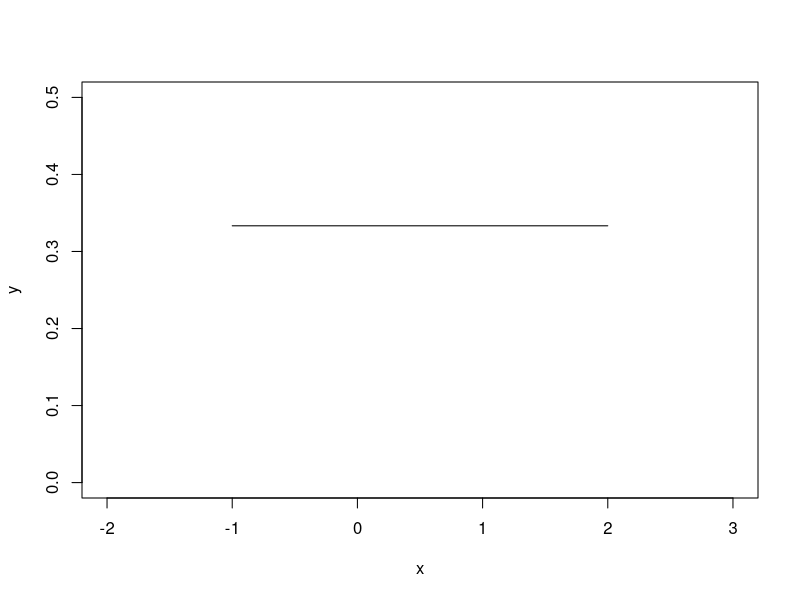
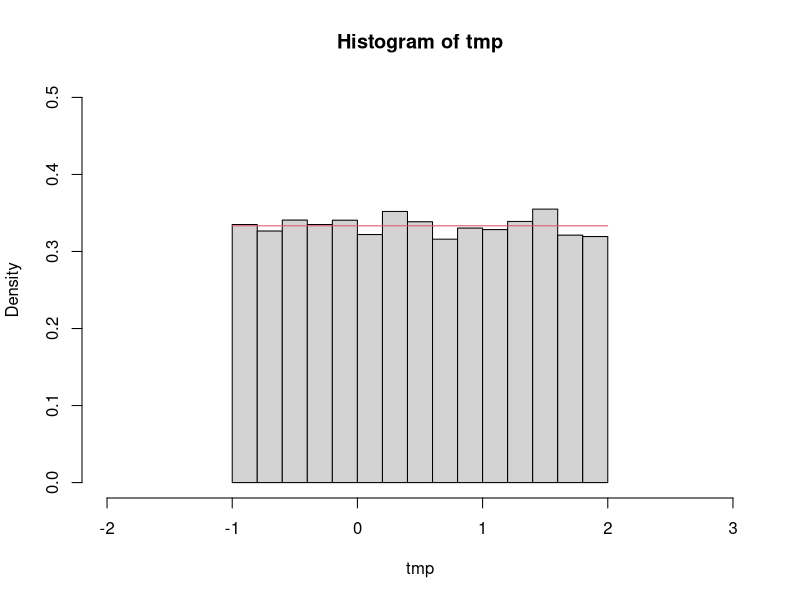
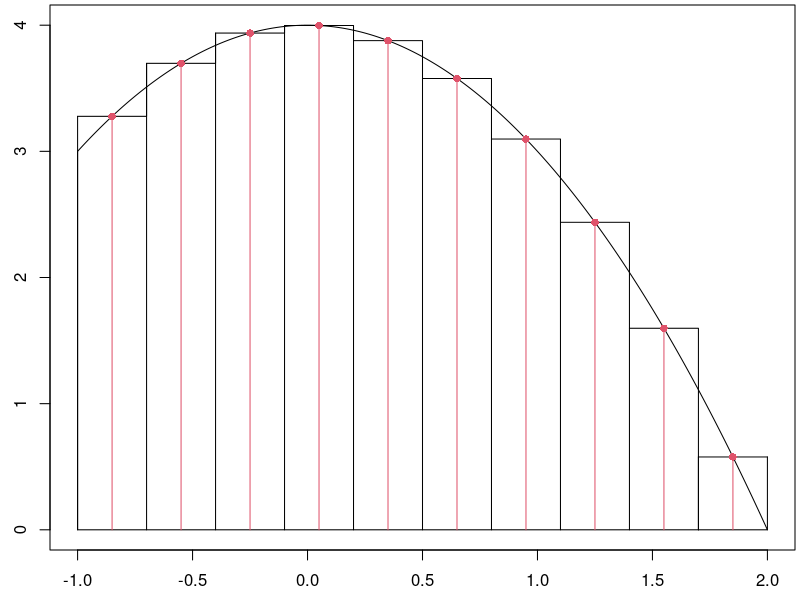
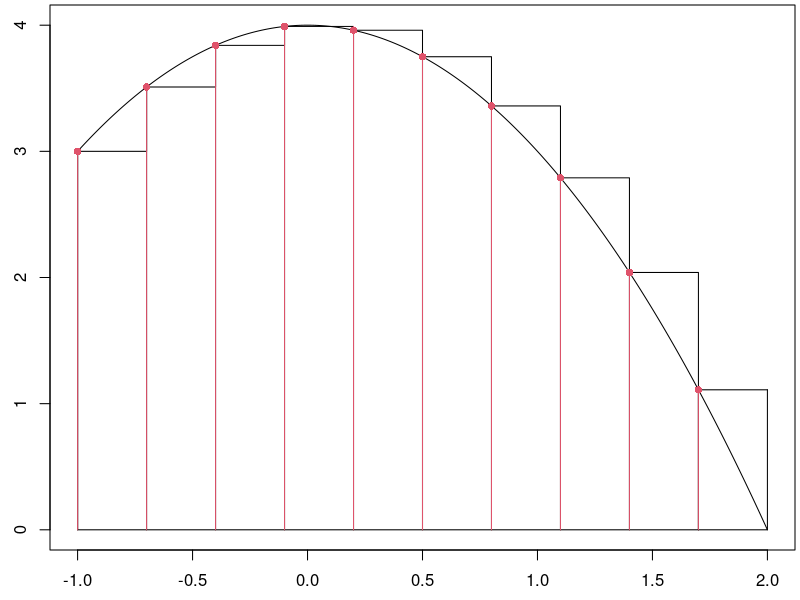
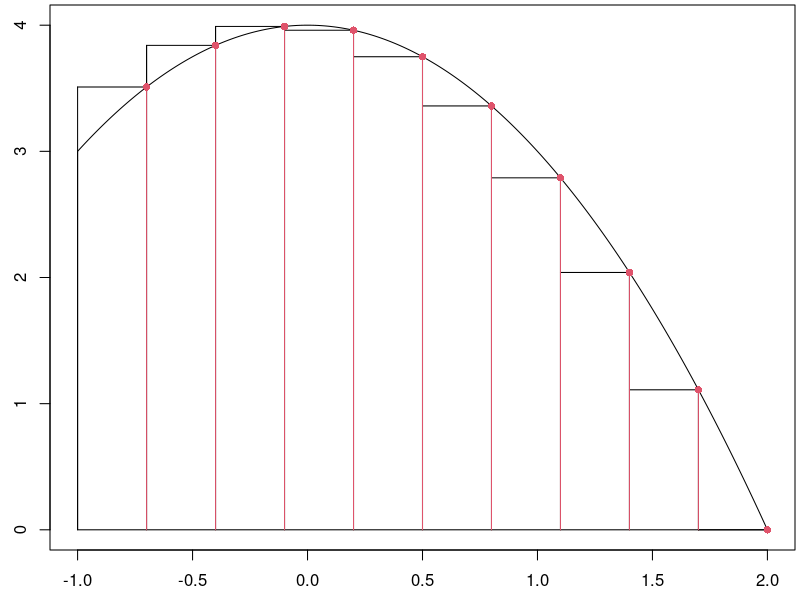

Generate these figures, in order, with R:
#######
#These first functions are copied from the top of the 
#Rectangles, Rugs, and Riemann Sums reading
#######
library(knitr)

#Shades a rug diagram for a probability mass function. 
#Inputs: 
#  x - a vector of data points
#  p - a corresponding vector of probabilities or frequencies
#All widths are 1 unit wide. 
draw_pmf <- function(x,p){
  xs <- c(rbind(x-1/2,x-1/2,x+1/2,x+1/2))
  px <- c(rbind(0,p,p,0))
  par(mar=c(2.5,2.5,0.25,0.25))
  plot.new()
  plot(xs,px,type="l")
  polygon(xs,px,col="gray")
}

#Shades a rug diagram (shades area under) for a function f from a to b. 
#Inputs: 
#  f - a function f(x)
#  a - left end of the rug
#  b - right end of the rug
#  num_points - how many point are sent into f for plotting. 
draw_rug <- function(f,a,b,num_points=100){
  x <- c(a,seq(a,b,(b-a)/num_points),b,a)
  y <- c(0,f(seq(a,b,(b-a)/num_points)),0,0)
  par(mar=c(2.5,2.5,0.25,0.25))
  plot(x,y,type = "l")
  polygon(x,y,col="gray")
}

#Draws rectangles over the top of a given function.
#The midpoint of top of each rectangle passes through the function. 
#  f - a function f(x)
#  a - left end of graph
#  b - right end of graph
#  num_rectangles - how many rectangles to plot.
#  method - One of "left", "right", or "mid".  Defaults to mid.
draw_rect_approx <- function(f,a,b,num_rectangles, method = "mid"){
  n <- num_rectangles
  dx <- (b-a)/n
  x <- c(a,seq(a,b,dx/100),b,a)
  y <- c(0,f(seq(a,b,dx/100)),0,0)
  par(mar=c(2.5,2.5,0.25,0.25))
  plot(x,y,type = "l")
  
  if(method == "left"){
    xi <- seq(a+0*dx/2,b-dx/2,dx)
    lines(xi,f(xi),type = "h")
    lines(xi,f(xi),type = "s")
    lines(c(xi[n],xi[n]+dx),f(c(xi[n],xi[n])),type = "l")
    lines(c(xi[n],xi[n]+dx),f(c(xi[n],xi[n])),type = "h")
  }
  else if(method == "right"){
    xi <- seq(a+dx,b+dx/2,dx)
    lines(xi-dx,f(xi),type = "h")
    lines(xi-dx,f(xi),type = "s")
    lines(c(xi[n]-dx,xi[n]),f(c(xi[n],xi[n])),type = "l")
    lines(c(xi[n]-dx,xi[n]),f(c(xi[n],xi[n])),type = "h")
  } 
  else{#Use midpoint
    xi <- seq(a+dx/2,b,dx)
    lines(xi-dx/2,f(xi),type = "h")
    lines(xi-dx/2,f(xi),type = "s")
    lines(c(xi[n]-dx/2,xi[n]+dx/2),f(c(xi[n],xi[n])),type = "l")
    lines(c(xi[n]-dx/2,xi[n]+dx/2),f(c(xi[n],xi[n])),type = "h")
  }
}
#######





f0 <- function(x,a=0,b=1){(1/(b-a))+0*x}

x <- seq(-1,2,0.1)
y <- f0(x,-1,2)

plot(x,y,type='l',xlim=c(-2,3),ylim=c(0,0.5))

set.seed(123)
tmp <- runif(25000,-1,2)

count <- length(which(tmp<=1.2))
count
count/length(tmp)

(1/3)*(1.2+1)

hist(tmp,probability = TRUE,xlim=c(-2,3),ylim=c(0,0.5))
lines(x,y,col=2)



g <- function(x){4-x^2}
a <- -1
b <- 2
n <- 10
dx <- (b-a)/n
draw_rect_approx(g,a,b,n) 

#Start at half of dx to the right of a, and then step by dx.
xi <- seq(a+dx/2,b,dx)
points(xi,g(xi),pch=16,col=2)
segments(xi,rep(0,length(xi)),xi,g(xi),col=2)

Ai <- g(xi)*dx
sum(Ai)

draw_rect_approx(g,a,b,n,method='left') 

#Start a, and then step by dx.
xi <- seq(a,b-dx,dx)
points(xi,g(xi),pch=16,col=2)
segments(xi,rep(0,length(xi)),xi,g(xi),col=2)

Ai <- g(xi)*dx
sum(Ai)


draw_rect_approx(g,a,b,n,method='right') 

#Start a plus dx, and then step by dx.
xi <- seq(a+dx,b,dx)
points(xi,g(xi),pch=16,col=2)
segments(xi,rep(0,length(xi)),xi,g(xi),col=2)

Ai <- g(xi)*dx
sum(Ai)

#Try n=10, 75, 100, 1000, 50000, 750000, 4000000
g <- function(x){4-x^2}
a <- -1
b <- 2
n <- 10
dx <- (b-a)/n

#Mid: Start at half of dx to the right of a, and then step by dx.
xi.m <- seq(a+dx/2,b,dx)
#Left: Start a, and then step by dx.
xi.L <- seq(a,b-dx,dx)
#Start a plus dx, and then step by dx.
xi.R <- seq(a+dx,b,dx)

Ai.m <- g(xi.m)*dx
Ai.L <- g(xi.L)*dx
Ai.R <- g(xi.R)*dx
sum(Ai.m)
sum(Ai.L)
sum(Ai.R)